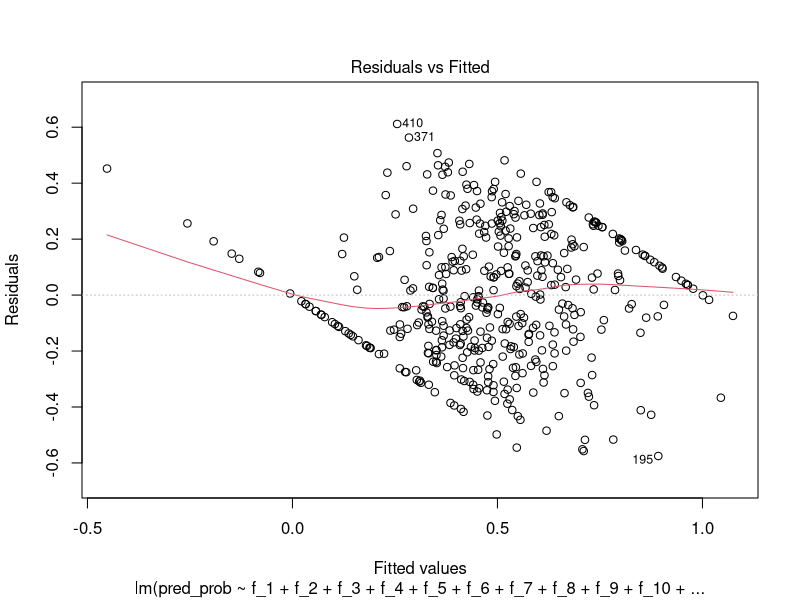
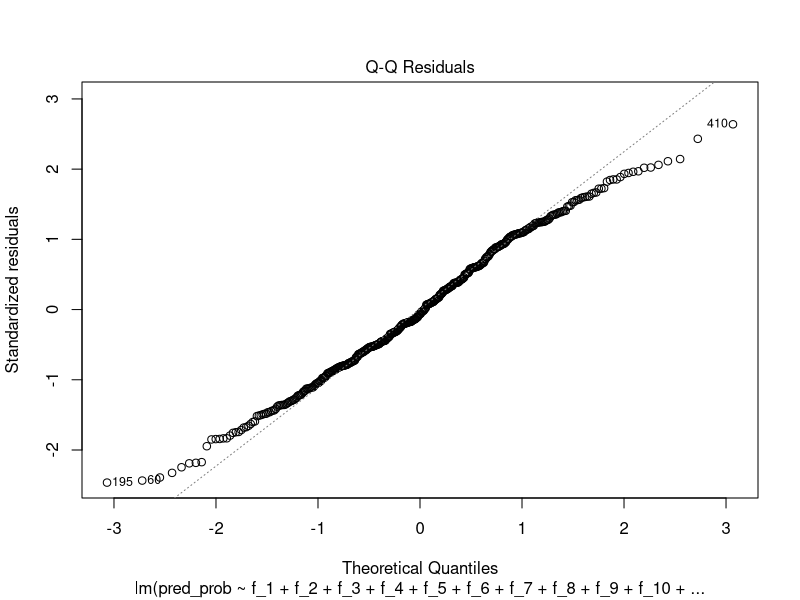
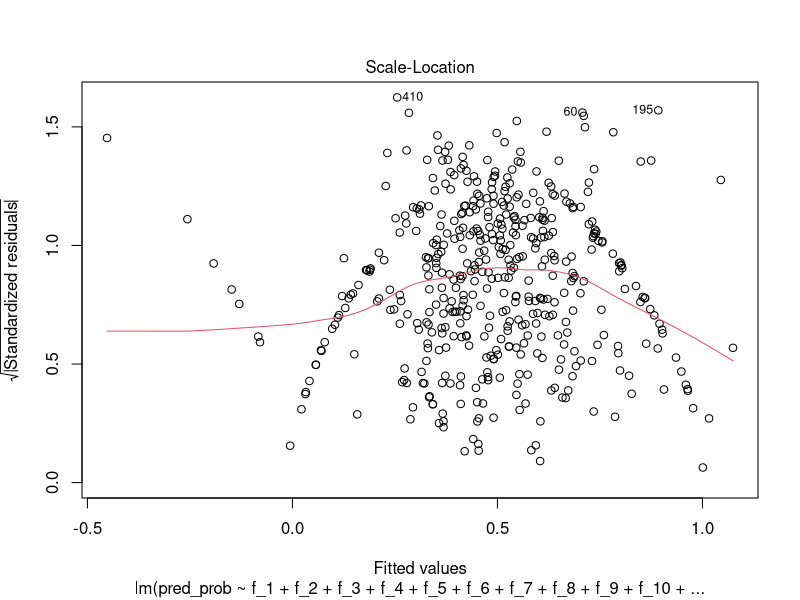
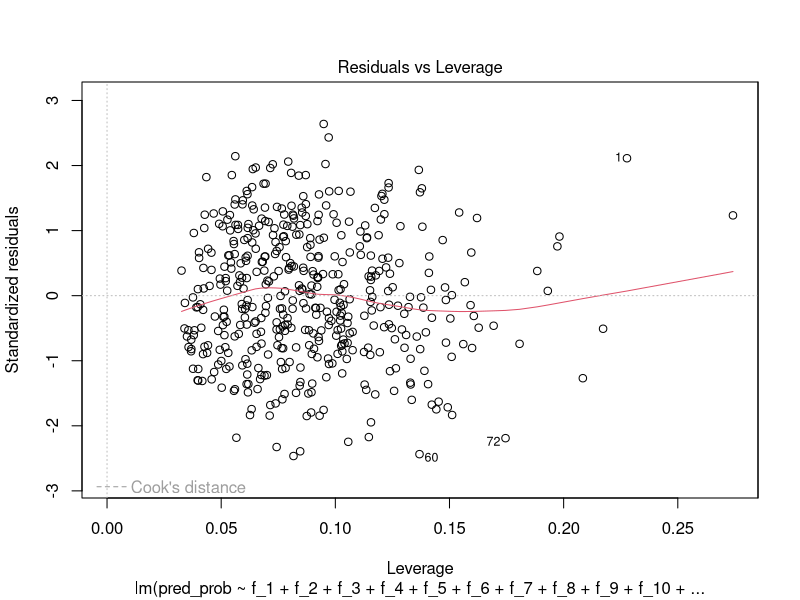
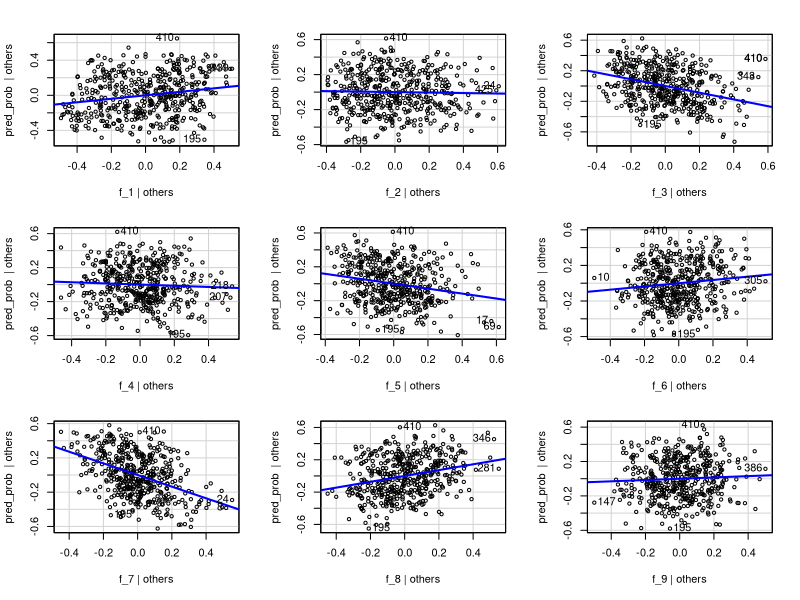
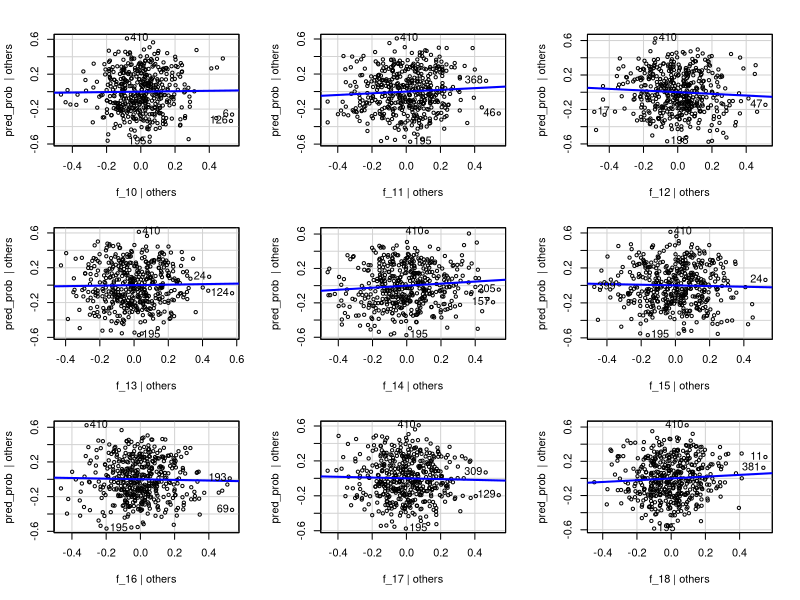
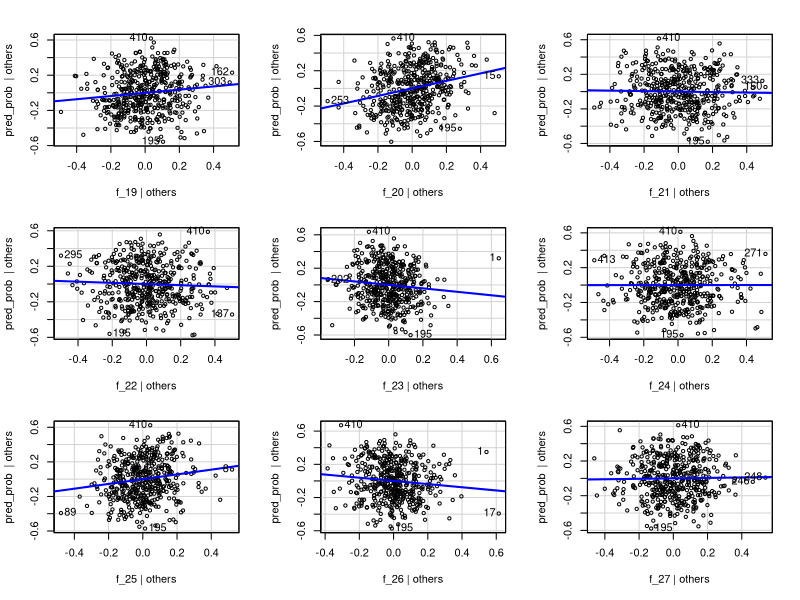
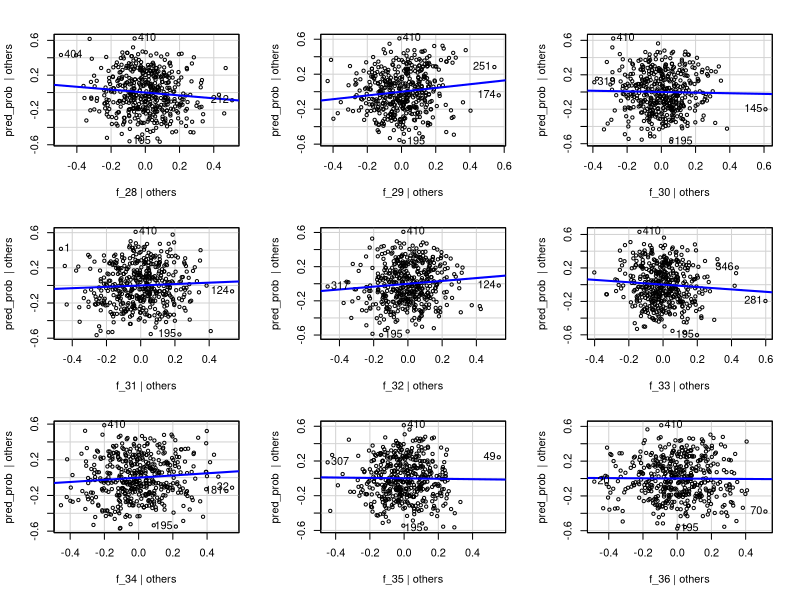

Source code (R) for these figures, in order: (Note: this script raises an error after producing the figures.)
## ---- chunk 1
knitr::opts_chunk$set(echo = TRUE)
## ---- chunk 2
# Load the required libraries
library(tidyverse)
library(caret)
library(MASS)
library(car)


## ---- chunk 3
# Load the dataset
data <- read.csv("pca_data_40_d7.csv")  # Update with the actual CSV file name

# Display the structure of the loaded data
str(data)

## ---- chunk 4
# Load the dplyr package for data manipulation
library(dplyr)

# Normalize each feature to the range [0, 1]
normalized_data <- data %>%
  mutate(across(starts_with("f"), ~ (.-min(.)) / (max(.) - min(.))))

# Display the first few rows of the normalized data
head(normalized_data)


## ---- chunk 5
col_name <- NULL;
for (i in 1:400) {
  
  col_name <-  paste0(col_name,"f_", i,"+")
  #data[, col_name] <- boxcox(data[, paste0("Feature_", i)], lambda = NULL)$x
}
cat(col_name)
## ---- chunk 6
model_2  = lm(pred_prob ~ f_1+f_2+f_3+f_4+f_5+f_6+f_7+f_8+f_9+f_10+f_11+f_12+f_13+f_14+f_15+f_16+f_17+f_18+f_19+f_20+f_21+f_22+f_23+f_24+f_25+f_26+f_27+f_28+f_29+f_30+f_31+f_32+f_33+f_34+f_35+f_36+f_37+f_38+f_39+f_40, data = normalized_data)
summary(model_2)
## ---- chunk 7

plot(model_2)
## ---- chunk 8

residuals <- residuals(model_2)

# Create the AV plot
avPlots(model_2)

# Create the CR plot
crPlots(model_2)

## ---- chunk 9
# Apply Box-Cox transformation to the target variable (response) if needed
# For example, if you have a response variable named 'y', you can transform it like this:
# data$y_transformed <- boxcox(data$y, lambda = NULL)
# Uncomment and modify the above line based on your data

# Apply Box-Cox transformation to the features
# Assuming the transformed features are named 'Feature_1_transformed', ..., 'Feature_10_transformed'

boxcox(data[, paste0("Feature_1")], lambda = NULL)
for (i in 1:10) {
  boxcox(data[, paste0("Feature_", i)], lambda = NULL)
  #col_name <- paste0("Feature_", i, "_transformed")
  #data[, col_name] <- boxcox(data[, paste0("Feature_", i)], lambda = NULL)$x
}

# Define the list of transformed feature names
transformed_feature_names <- paste0("Feature_", 1:10, "_transformed")  # Adjust the range as needed

# Construct the formula for MLR
formula <- reformulate(transformed_feature_names, response = "y")

# Perform Multiple Linear Regression (MLR) using the transformed features
model <- lm(formula, data = data)

# Display the summary of the MLR model
summary(model)


## ---- chunk 10
model3  = lm(pred_prob ~ f_1+f_2+f_3+f_4+f_5+f_6+f_7+f_8+f_9+f_10+f_11+f_12+f_13+f_14+f_15+f_16+f_17+f_18+f_19+f_20+f_21+f_22+f_23+f_24+f_25+f_26+f_27+f_28+f_29+f_30+f_31+f_32+f_33+f_34+f_35+f_36+f_37+f_38+f_39+f_40+f_41+f_42+f_43+f_44+f_45+f_46+f_47+f_48+f_49+f_50+f_51+f_52+f_53+f_54+f_55+f_56+f_57+f_58+f_59+f_60+f_61+f_62+f_63+f_64+f_65, data = normalized_data)
summary(model3)
## ---- chunk 11
model4  = lm(pred_prob ~ f_250+f_251+f_252+f_253+f_254+f_255+f_256+f_257+f_258+f_259+f_260+f_261+f_262+f_263+f_264+f_265+f_266+f_267+f_268+f_269+f_270+f_271+f_272+f_273+f_274+f_275+f_276+f_277+f_278+f_279+f_280+f_281+f_282+f_283+f_284+f_285+f_286+f_287+f_288+f_289+f_290+f_291+f_292+f_293+f_294+f_295+f_296+f_297+f_298+f_299+f_300+f_301+f_302+f_303+f_304+f_305+f_306+f_307+f_308+f_309+f_310+f_311+f_312+f_313+f_314+f_315+f_316+f_317+f_318+f_319+f_320+f_321+f_322+f_323+f_324+f_325+f_326+f_327+f_328+f_329+f_330+f_331+f_332+f_333+f_334+f_335+f_336+f_337+f_338+f_339+f_340+f_341+f_342+f_343+f_344+f_345+f_346+f_347+f_348+f_349+f_350, data = normalized_data)
summary(model4)
